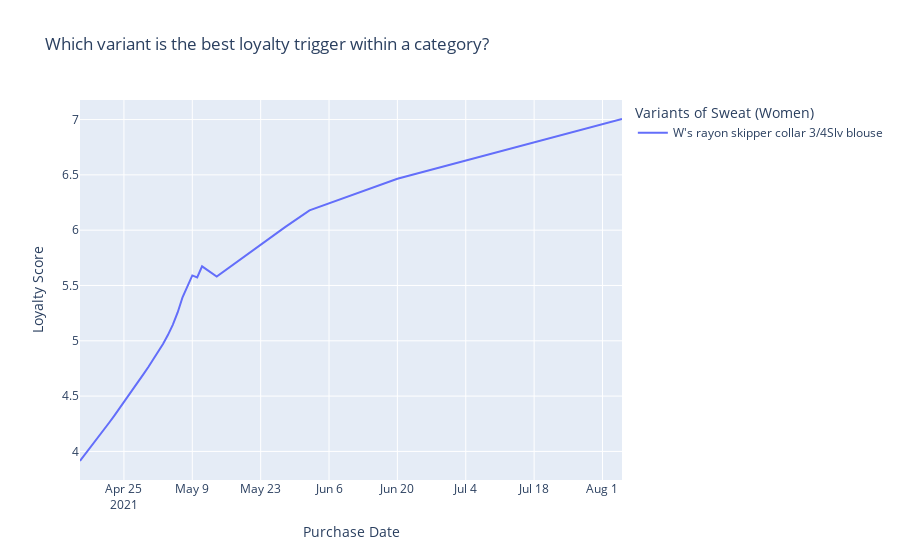

Notebook code for this chart:
### Code cell
fig = px.scatter(customer_loyalty_df.loc[customer_loyalty_df['variant_id']=="429414"], x = "order_date", y="loyalty_score", color="variant_name", trendline="lowess", title = "Which variant is the best loyalty trigger within a category?"
                ,labels=dict(order_date="Purchase Date", loyalty_score="Loyalty Score ", variant_name="Variants of Sweat (Women)"))
fig.data = [t for t in fig.data if t.mode == "lines"]
fig.update_traces(showlegend = True)
fig.show()
results = px.get_trendline_results(fig)
#results = results.iloc[0]["px_fit_results"].summary()
print(results)
